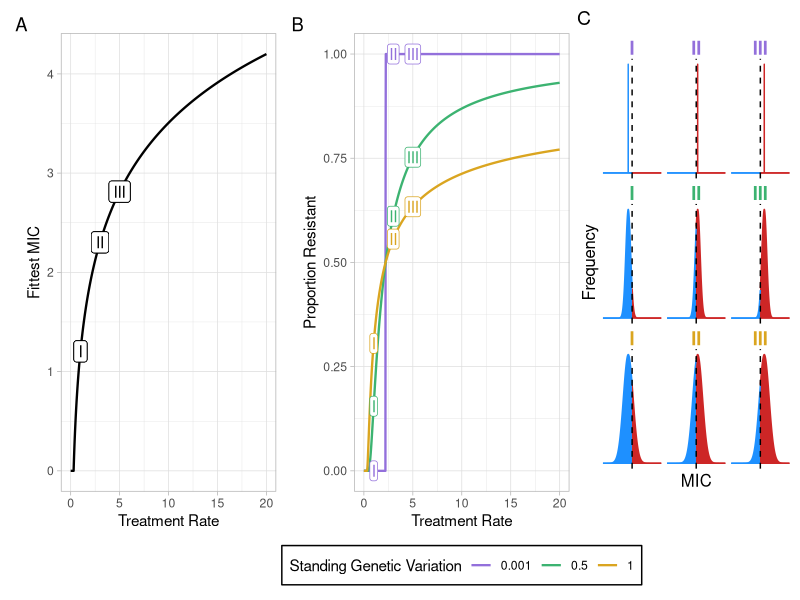

R code for this plot:
setwd("~/OneDrive - University of Edinburgh/PhD Year 2/Toy Model")

library(dplyr)
library(stringr)

#####################################################################################################################################
# CALCULATING FITTEST MIC AND PROPORTION OF RESISTANCE FOR DIFFERENT ANTIBIOTIC USAGE RATES AND AMOUNTS OF STANDING GENETIC VARIANCE
#####################################################################################################################################

sd_rs_list<-c(0.001, 0.5, 1) # Standing genetic variance 

ts_list<-seq(0,20,length.out=1001) # Antibiotic usage x antibiotic clearance rate

# Data frame for standing genetic variance and treatment rate
sd_rs_rep<-data.frame(sd_rs=rep(sd_rs_list,each=length(ts_list)))
ts_rep<-data.frame(ts=rep(ts_list,times=length(sd_rs_list))) 
SGV_and_treatment<-cbind(sd_rs_rep,ts_rep) 

c<-0.3 # cost of resistance 
b<-1 # transmission rate
g<-0.5 # immune clearance rate
n<-1 # host population density
cutoff<-2 # MIC threshold for resistance

df<-data.frame()
for (i in 1:nrow(SGV_and_treatment)){
  t<-SGV_and_treatment$ts[i] # Treatment rate
  sd_r<-SGV_and_treatment$sd_rs[i] # Standing genetic variance
  
  # R0 = stuff_in / stuff_out
  # R0 = (transmission x host_pop)  /  ( cost x MIC  +  immune_clearance  +  AB_clearance x treatment_rate x exp(-MIC) )
  # R0 = (beta*n)/(c*MIC + gamma + t*exp(-MIC))
  # Differentiate R0 with respect to MIC (how does R0 with change with change in MIC)
  # dR0/dMIC = -(n*beta*(c-t*exp(-MIC))) / (c*MIC + gamma + t*exp(-MIC))^2
  # Solve for MIC when R0 is maximum (dR0/dMIC=0)
  # MIC = -log(c/t) = log(t/c)
  fittest_mic<-ifelse(log(t/c)>0, log(t/c), 0) # Fittest MIC (model with clearance cost)

  prop_resistant<-pnorm(log(cutoff),mean=log(fittest_mic),sd=sd_r,lower.tail=F) # Proportion of strains above threshold for resistance
  # Normal distribution, mean = log(MIC), SD = standing genetic variance (0, 0.1, 1 or 10)
  # we are saying that the strains in circulation are normally distributed around the fittest MIC, with standing genetic variance
  # given our distribution of MIC (mean = fittest MIC, SD = standing genetic variance), what is the probability of drawing a number above the cutoff (threshold for resistance)

  x<-data.frame(t,sd_r,fittest_mic,prop_resistant)
  df<-rbind(df,x)
}

######################################################################################################################################################
# GRAPHS
library(gridExtra)
library(ggplot2)
library(patchwork)
library(ggpubr)
######################################################################################################################################################

tr_examlpes<-c(1,3,5)
tr_titles<-c("I","II","III")
lab<-filter(df, t %in% tr_examlpes) %>%full_join(data.frame(t=tr_examlpes,label=tr_titles),by="t")
  
fittest_mic_plot<-ggplot(df,aes(x=t,y=fittest_mic))+
  geom_line(lwd=0.8)+
  geom_label(data=lab,aes(x=t,y=fittest_mic,label=label))+
  labs(x="Treatment Rate",y="Fittest MIC")+
  theme_light()

prop_resistance_plot<-ggplot(df,aes(x=t,y=prop_resistant,colour=as.factor(sd_r)))+
  geom_line(lwd=0.8)+
  theme_light()+
  labs(x="Treatment Rate",y="Proportion Resistant")+
  scale_colour_manual(name=str_wrap("Standing Genetic Variation", width=30),values=c("mediumpurple","mediumseagreen","goldenrod"))+
  geom_label(data=lab,aes(x=t,y=prop_resistant,label=label), show.legend = F, label.padding = unit(0.1, "lines"))+
  theme(legend.background = element_rect(fill="white",size=0.5, linetype="solid", colour ="black"),legend.position="bottom")
  
# Examples 
fittest_mic<-ifelse(log(tr_examlpes/c)>0, log(tr_examlpes/c), 0)
to_plot<-data.frame(fittest_mic=rep(fittest_mic,length(sd_rs_list)),variance=rep(sd_rs_list,each=length(tr_examlpes)))
title<-rep(tr_titles,length(sd_rs_list))
title_col<-rep(c("mediumpurple","mediumseagreen","goldenrod"),each=length(sd_rs_list))

plots<-list()
for(i in 1:nrow(to_plot)){
mean<-to_plot$fittest_mic[i]
variance<-to_plot$variance[i]
df2<-data.frame(x=seq(-4,8,0.01),y=dnorm(seq(-4,8,0.01), mean, variance))
plots[[i]]<-ggplot(data=df2,aes(x,y))+
  geom_ribbon(data=subset(df2,x>2),aes(ymax=y),ymin=0,fill="firebrick3",colour="firebrick3")+
  geom_ribbon(data=subset(df2,x<2),aes(ymax=y),ymin=0,fill="dodgerblue",colour="dodgerblue")+
  #geom_line(data=df2,aes(y=y,x=x),fill="white",colour="black")+
  theme_void()+
  theme(axis.text = element_blank(),axis.ticks = element_blank(),plot.title = element_text(colour = title_col[i],hjust=0.5,face="bold"))+
  geom_vline(xintercept = 2, linetype="dashed", color = "black", size=0.5)+
  labs(title=title[i],x=NULL,y=NULL)
}

example_plots<-ggarrange(plots[[1]],plots[[2]],plots[[3]],plots[[4]],plots[[5]],plots[[6]],plots[[7]],plots[[8]],plots[[9]])
example_plots<-annotate_figure(example_plots,bottom = text_grob("MIC"),left = text_grob("Frequency",rot = 90))
patchwork<-(fittest_mic_plot|prop_resistance_plot|example_plots) + plot_layout(widths = c(3,3,3))
patchwork + plot_annotation(tag_levels = 'A') & theme(plot.tag = element_text(face = 1))
